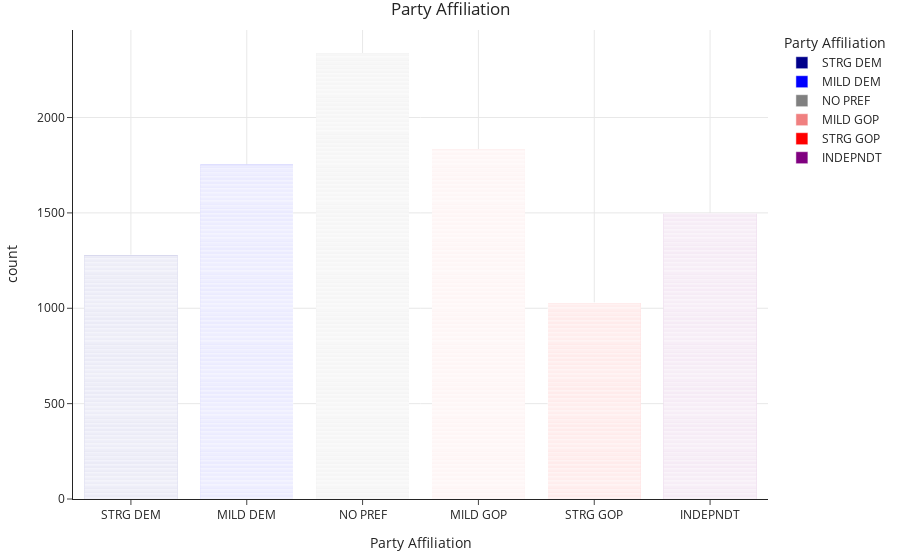

The code cell stored with this chart in its notebook:
### Code cell
filtered_df = df[df["V166"].isin(["STRG DEM", "MILD DEM", "NO PREF", "MILD GOP", "STRG GOP", "INDEPNDT"])]

order = ["STRG DEM","MILD DEM", "NO PREF", "MILD GOP", "STRG GOP", "INDEPNDT" ]
color_seq = ["darkblue", "blue", "gray", "lightcoral", "red", "purple"]

fig = px.bar(filtered_df, x ="V166", title="Party Affiliation", labels={"V166":"Party Affiliation"}, category_orders={"V166": order}, color = "V166", color_discrete_sequence=color_seq)

fig.show()

### Figure 1 — Plotly figure (JSON) as saved in the notebook; plotly's stock layout.template omitted (floating-point values rounded to 4 significant figures; data arrays with more than 128 entries replaced by an {"elided": "..."} marker saying what was removed)
{"data": [{"alignmentgroup": "True", "hovertemplate": "Party Affiliation=%{x}<br>count=%{y}<extra></extra>", "legendgroup": "STRG DEM", "marker": {"color": "darkblue", "pattern": {"shape": ""}}, "name": "STRG DEM", "offsetgroup": "STRG DEM", "orientation": "v", "showlegend": true, "textposition": "auto", "type": "bar", "x": {"elided": "1279 str values"}, "xaxis": "x", "y": {"elided": "1279 int values"}, "yaxis": "y"}, {"alignmentgroup": "True", "hovertemplate": "Party Affiliation=%{x}<br>count=%{y}<extra></extra>", "legendgroup": "MILD DEM", "marker": {"color": "blue", "pattern": {"shape": ""}}, "name": "MILD DEM", "offsetgroup": "MILD DEM", "orientation": "v", "showlegend": true, "textposition": "auto", "type": "bar", "x": {"elided": "1752 str values"}, "xaxis": "x", "y": {"elided": "1752 int values"}, "yaxis": "y"}, {"alignmentgroup": "True", "hovertemplate": "Party Affiliation=%{x}<br>count=%{y}<extra></extra>", "legendgroup": "NO PREF", "marker": {"color": "gray", "pattern": {"shape": ""}}, "name": "NO PREF", "offsetgroup": "NO PREF", "orientation": "v", "showlegend": true, "textposition": "auto", "type": "bar", "x": {"elided": "2336 str values"}, "xaxis": "x", "y": {"elided": "2336 int values"}, "yaxis": "y"}, {"alignmentgroup": "True", "hovertemplate": "Party Affiliation=%{x}<br>count=%{y}<extra></extra>", "legendgroup": "MILD GOP", "marker": {"color": "lightcoral", "pattern": {"shape": ""}}, "name": "MILD GOP", "offsetgroup": "MILD GOP", "orientation": "v", "showlegend": true, "textposition": "auto", "type": "bar", "x": {"elided": "1832 str values"}, "xaxis": "x", "y": {"elided": "1832 int values"}, "yaxis": "y"}, {"alignmentgroup": "True", "hovertemplate": "Party Affiliation=%{x}<br>count=%{y}<extra></extra>", "legendgroup": "STRG GOP", "marker": {"color": "red", "pattern": {"shape": ""}}, "name": "STRG GOP", "offsetgroup": "STRG GOP", "orientation": "v", "showlegend": true, "textposition": "auto", "type": "bar", "x": {"elided": "1028 str values"}, "xaxis": "x", "y": {"elided": "1028 int values"}, "yaxis": "y"}, {"alignmentgroup": "True", "hovertemplate": "Party Affiliation=%{x}<br>count=%{y}<extra></extra>", "legendgroup": "INDEPNDT", "marker": {"color": "purple", "pattern": {"shape": ""}}, "name": "INDEPNDT", "offsetgroup": "INDEPNDT", "orientation": "v", "showlegend": true, "textposition": "auto", "type": "bar", "x": {"elided": "1496 str values"}, "xaxis": "x", "y": {"elided": "1496 int values"}, "yaxis": "y"}], "layout": {"barmode": "relative", "legend": {"title": {"text": "Party Affiliation"}, "tracegroupgap": 0}, "title": {"text": "Party Affiliation"}, "xaxis": {"anchor": "y", "categoryarray": ["STRG DEM", "MILD DEM", "NO PREF", "MILD GOP", "STRG GOP", "INDEPNDT"], "categoryorder": "array", "domain": [0, 1], "title": {"text": "Party Affiliation"}}, "yaxis": {"anchor": "x", "domain": [0, 1], "title": {"text": "count"}}}}
